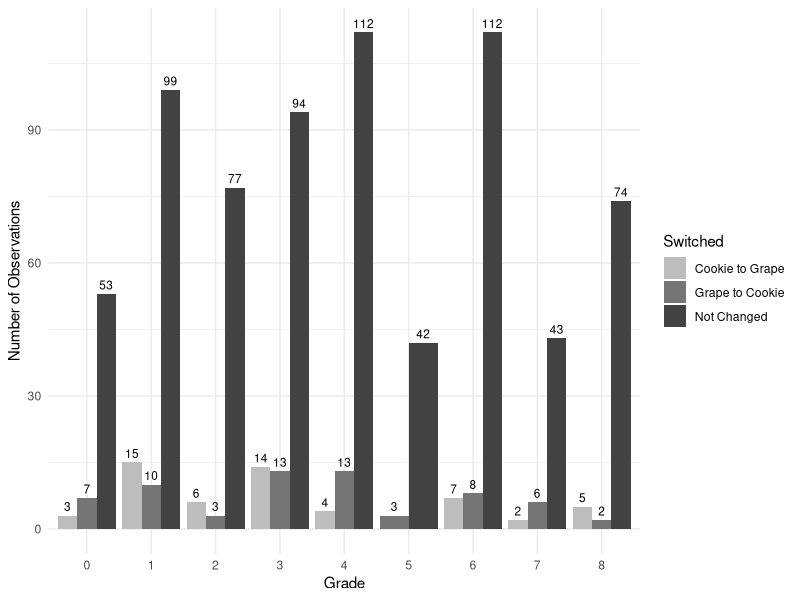
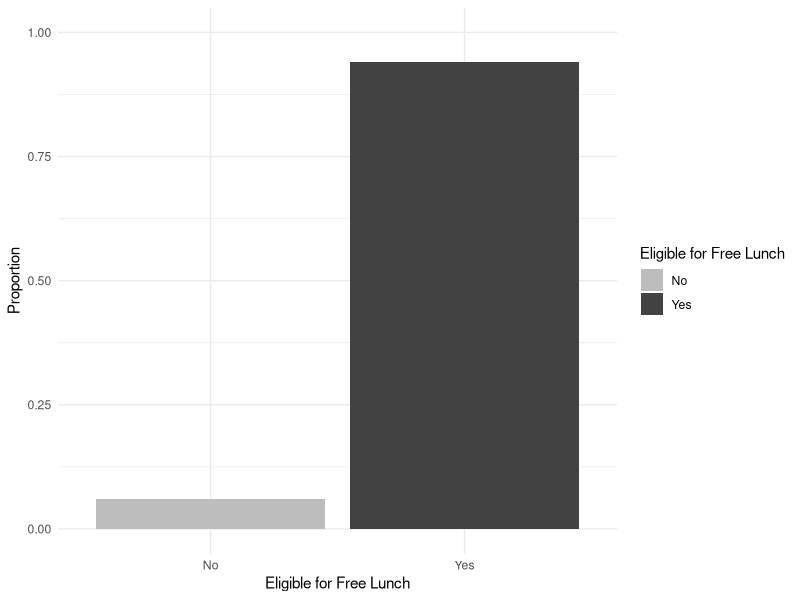
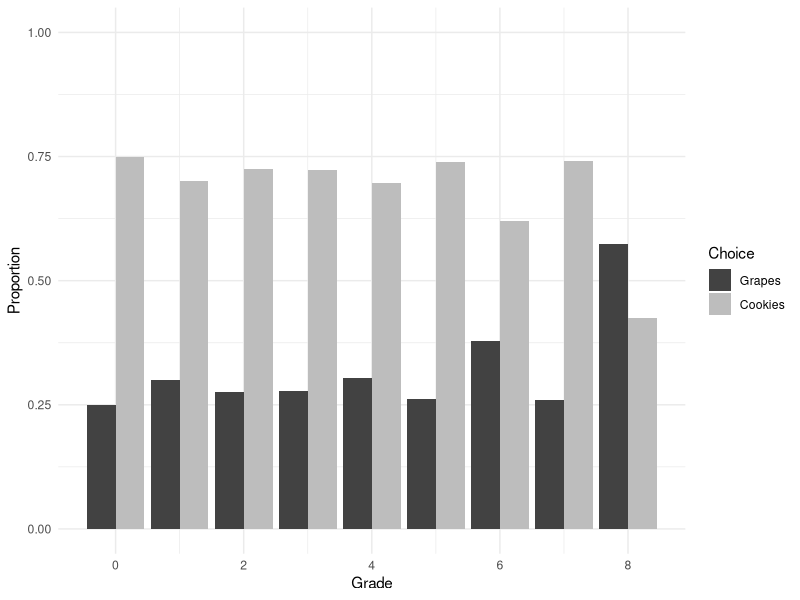
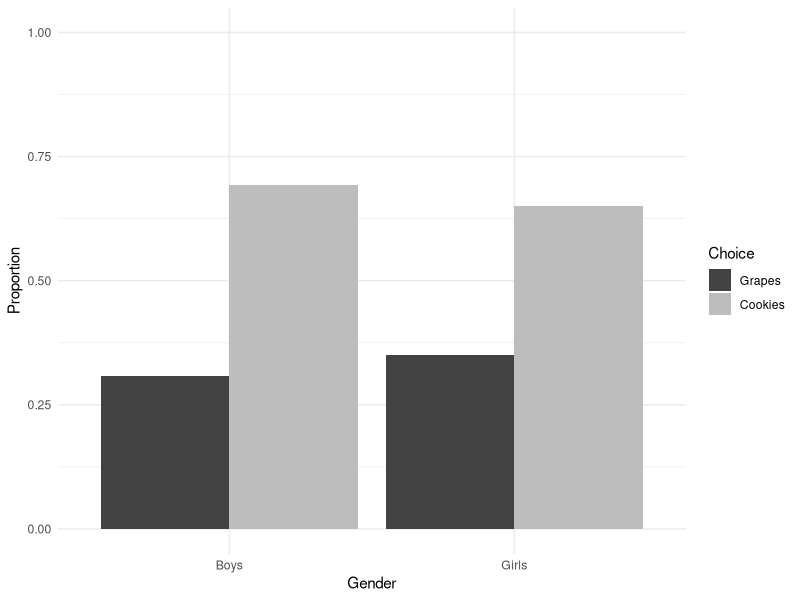

Write R code to recreate these figures, in order.
## ---- chunk 1
#| echo: false
#| include: false
#| warning: false
#| message: false

library(tidyverse)
library(knitr)
library(kableExtra)
library(ggplot2)
library(dplyr)
## ---- chunk 2
#| echo: false
#| include: true
#| warning: false
#| label: tbl-table1
#| tbl-cap: "Summary statistics for the four different observation groups: public and 0% of the card deck is incentivized, public and 50% of the card deck is incentivized where the student is not incentivized, public and 50% of the card deck is incentivized where the student is incentivized, and public and 100% of the card deck is incentivized"


sum_table_wide <-
  read_csv(
    file = "../data/sum_table_wide.csv",
    show_col_types = FALSE
  )

sum_table_final <-
    sum_table_wide |>
      as_tibble() |>
      mutate(state = rownames(sum_table_wide)) |>
      select(Group, Observations, table_size, male, grade, black, hispanic, free)

sum_table_final |>
  kable(
    col.names = c('Group', 'Observations', 'Table Size', 'Percent of boys', 'Grade', 'Black', 'Hispanic', 'Free Lunch'),
    digits = 3
  )

## ---- chunk 3
#| echo: false
#| warning: false
#| label: fig-foodChoices
#| fig-cap: ": Students food choices from stage G1 to G2 comparing grape to cookie, cookie to grape, or no change."

food_choices <-
  read_csv(
    file = "../data/food_choices.csv",
    show_col_types = FALSE
  )

# Create a bar plot
ggplot(food_choices, aes(x = as.factor(grade), fill = Switched)) +
  geom_bar(position = "dodge") +
  geom_text(
    aes(label = after_stat(count)),
    stat = "count",
    position = position_dodge(width = 0.9),
    vjust = -0.5, # Adjust the vertical position of the labels
    color = "black",
    size = 3
  ) +
  labs(x = "Grade",
       y = "Number of Observations") +
  scale_fill_manual(values = c("Cookie to Grape" = '#BDBDBD',"Grape to Cookie" = '#757575', "Not Changed" = '#424242')) +
  scale_x_discrete(breaks = as.character(0:8)) +
  theme_minimal()

## ---- chunk 4
#| echo: false
#| include: true
#| warning: false
#| label: fig-lunchStatus
#| fig-cap: ": Comparing incentivized students choosing grapes if they are eligible or not eligable for the free lunch program"

# Filter data for incentivized students whose grape2 choice was 1
incentivized_grapes <- food_choices %>%
  filter(incentive == 1 & grape2 == 1)

# Calculate proportions
proportions <- incentivized_grapes %>%
  group_by(free) %>%
  summarise(Proportion = n() / nrow(incentivized_grapes))

# Create the bar graph
ggplot(proportions, aes(x = factor(free), y = Proportion, fill = factor(free))) +
  geom_bar(stat = "identity") +
  labs(x = "Eligible for Free Lunch",
       y = "Proportion",
       fill = "Eligible for Free Lunch") +
  scale_fill_manual(values = c('#BDBDBD', '#424242'), labels = c("No", "Yes")) +
  scale_x_discrete(labels = c("0" = "No", "1" = "Yes")) +  # Adjust x-axis labels  
  scale_y_continuous(limits = c(0, 1)) +  # Set y-axis limits  
  theme_minimal()

## ---- chunk 5
#| echo: false
#| include: true
#| warning: false
#| label: fig-grade
#| fig-cap: ": Comparing incentivized students choosing grapes or cookies by the students grade"

# Filter data for incentivized students
incentivized_students <- food_choices %>%
  filter(incentive == 1)

# Calculate proportions of students choosing grapes and cookies for each grade
proportions <- incentivized_students %>%
  group_by(grade) %>%
  summarise(
    grapes_proportion = mean(grape2 == 1),
    cookies_proportion = mean(grape2 == 0)
  )

# Reshape the data from wide to long format for plotting
proportions_long <- proportions %>%
  tidyr::pivot_longer(cols = c(grapes_proportion, cookies_proportion),
                      names_to = "choice",
                      values_to = "proportion")

# Create the bar chart
ggplot(proportions_long, aes(x = grade, y = proportion, fill = choice)) +
  geom_bar(stat = "identity", position = "dodge") +
  labs(x = "Grade",
       y = "Proportion",
       fill = "Choice") +
  scale_fill_manual(values = c("grapes_proportion" = '#BDBDBD', "cookies_proportion" = '#424242'),
                    labels = c("Grapes", "Cookies")) +
  ylim(0,1) +
  theme_minimal()

## ---- chunk 6
#| echo: false
#| include: true
#| warning: false
#| label: fig-gender
#| fig-cap: ": Comparing incentivized students choosing grapes or cookies by the students gender"

# Filter data for incentivized students
incentivized_students <- food_choices %>%
  filter(incentive == 1)

# Calculate proportions of students choosing grapes and cookies for each gender
proportions <- incentivized_students %>%
  group_by(male) %>%
  summarise(
    grapes_proportion = mean(grape2 == 1),
    cookies_proportion = mean(grape2 == 0)
  )

# Normalize proportions to ensure they sum up to 1 for each gender
proportions <- proportions %>%
  mutate(
    total_proportion = grapes_proportion + cookies_proportion,
    grapes_proportion = grapes_proportion / total_proportion,
    cookies_proportion = cookies_proportion / total_proportion
  )

# Reshape the data from wide to long format for plotting
proportions_long <- proportions %>%
  tidyr::pivot_longer(cols = c(grapes_proportion, cookies_proportion),
                      names_to = "choice",
                      values_to = "proportion")

# Rename gender values for better visualization
proportions_long$male <- ifelse(proportions_long$male == 1, "Boys", "Girls")

# Create the bar chart
ggplot(proportions_long, aes(x = male, y = proportion, fill = choice)) +
  geom_bar(stat = "identity", position = "dodge") +
  labs(x = "Gender",
       y = "Proportion",
       fill = "Choice") +
  scale_fill_manual(values = c("grapes_proportion" = '#BDBDBD', "cookies_proportion" = '#424242'),
                    labels = c("Grapes", "Cookies")) +
  ylim(0,1) +
  theme_minimal()
